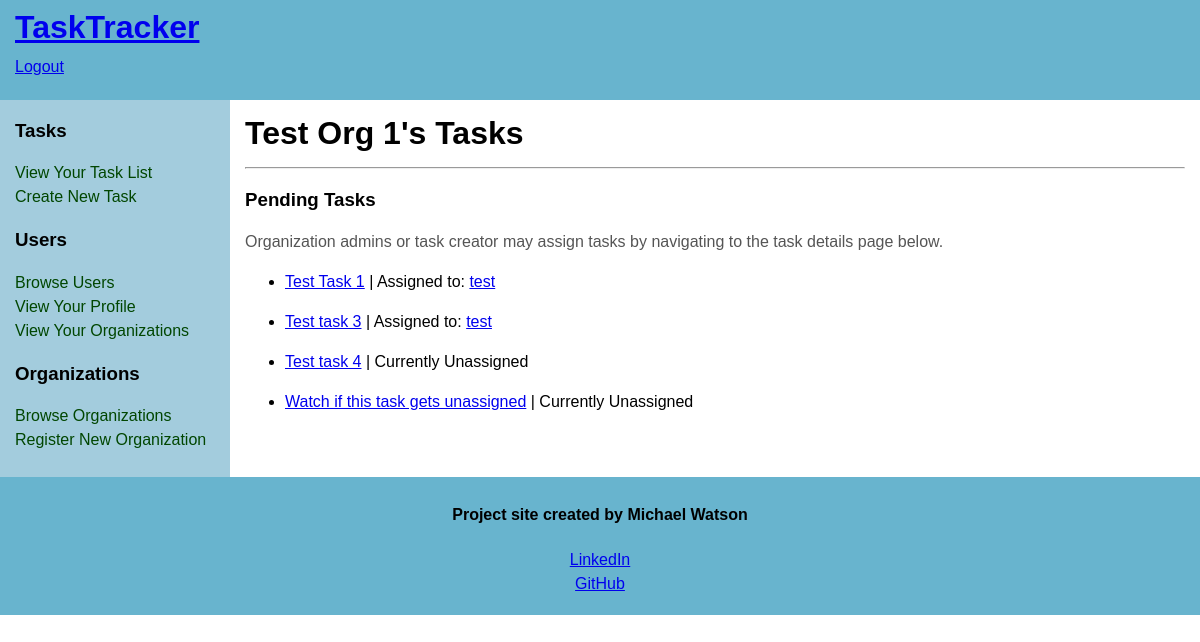
/organizations/tasks/Test Org 1 (signed in), run on the app's committed database.
### models.py (models this page shows, shortened)
class Organization(db.Model):
    __tablename__ = 'organizations'
    id = db.Column(db.Integer(), primary_key=True)
    name = db.Column(db.String(45), index=True, unique=True, nullable=False)
    about = db.Column(db.Text(255), index=True)
    address = db.Column(db.Text(255), index=True, nullable=False)
    contactUserId = db.Column(db.Integer(), index=True, nullable=False)
    users = db.relationship('User', secondary='organization_user_junction', back_populates='organizations', lazy='dynamic', cascade='all') #set relationship to junction table
    tasks = db.relationship('Task', backref='organization', lazy='dynamic', cascade='all, delete-orphan')

class Task(db.Model):
    __tablename__ = 'tasks'
    id = db.Column(db.Integer(), primary_key=True)
    name = db.Column(db.String(45), index=True, nullable=False)
    taskComplete = db.Column(db.Boolean(), default=False, nullable=False, index=True)
    organizationId = db.Column(db.Integer(), db.ForeignKey('organizations.id'), nullable=False, index=True)
    assignedToUserId = db.Column(db.Integer(), db.ForeignKey('users.id'), index=True)
    details = db.relationship('TaskDetail', backref='task', lazy='dynamic', cascade='all, delete-orphan')

class User(db.Model, UserMixin):
    __tablename__ = 'users'
    id = db.Column(db.Integer(), primary_key=True)
    username = db.Column(db.String(45), index=True, unique=True, nullable=False)
    passwordHash = db.Column(db.String(128), nullable=False)
    nameFirst = db.Column(db.String(45), index=True, nullable=False)
    nameLast = db.Column(db.String(45), index=True, nullable=False)
    email = db.Column(db.String(45), index=True, unique=True, nullable=False)
    about = db.Column(db.Text(255), index=True)
    organizations = db.relationship('Organization', secondary='organization_user_junction', back_populates='users', lazy='dynamic', cascade='all') #set relationship to junction table foreign key
    tasks = db.relationship('Task', backref='user', lazy='dynamic')

### routes.py (the view, shortened to what this page needs)
@app.route('/organizations/tasks/<name>', methods=['GET', 'POST'])
@login_required
def organizationTasks(name):
    org = Organization.query.filter_by(name=name).first()
    tasks = Task.query.filter_by(organizationId=org.id).all()
    completeTasks = []
    incompleteTasks = []
    for task in tasks:
        if task.taskComplete:
            completeTasks.append(task)
        else:
            incompleteTasks.append(task)
    isAdmin = Junction.query.filter_by(organizationId = org.id, userId = current_user.id).first().orgAdmin # check orgAdmin status for current user and organization
    form = ClearCompletedTasksForm()
    return render_template('organizationTasks.html', title=f"{org.name}'s Pending Tasks", org=org, completeTasks=completeTasks, incompleteTasks=incompleteTasks, isAdmin=isAdmin, form=form)

### models.py (called while the page is built)
@loginManager.user_loader #load user for login manager
def load_user(id):
    return User.query.get(int(id))

### templates/organizationTasks.html (shortened to what this page needs)
{% extends 'base.html' %}
{% block content %}
<main>
    <div id="content">
        <div class="innertube">
            <h1>{{ org.name }}'s Tasks</h1><hr>
                {% if incompleteTasks %}
                    <h3>Pending Tasks</h3>
                        <p>Organization admins or task creator may assign tasks by navigating to the task details page below.</p>
                        {% for task in incompleteTasks %}
                            <ul>
                                {% if isAdmin or task.assignedToUserId == current_user.id or task.details.first().createdByUserId == current_user.id %}
                                    <li><a href="{{url_for('taskDetails', taskId = task.id) }}">{{ task.name }}</a>
                                    {% if task.assignedToUserId %}
                                        | Assigned to: <a href="{{url_for('userProfile', username=task.user.username) }}">{{ task.user.username }}</a></li>
                                    {% else %}
                                        | Currently Unassigned</li>
                                    {% endif %}
                                {% endif %}
                            </ul>
                        {% endfor %}
                {% else %}
                    <p>{{ org.name }} currently has no pending tasks.</p>
                {% endif %}
        </div>
    </div>
</main>
{% endblock %}

### templates/base.html (style rules this page uses)
body { margin:0; padding:0; font-family: Sans-Serif; line-height: 1.5em; }
main { padding-bottom: 10010px; margin-bottom: -10000px; float: left; width: 100%; }
#content { margin-left: 230px; }
.innertube { margin: 15px; margin-top: 0; }
p { color: #555; }

### data on the page
Organization: name "Test Org 1"
Task: name "Test Task 1", user.username "test"
Task: name "Test task 3", user.username "test"
Task: name "Test task 4", shows "| Currently Unassigned"
Task: name "Watch if this task gets unassigned", shows "| Currently Unassigned"
